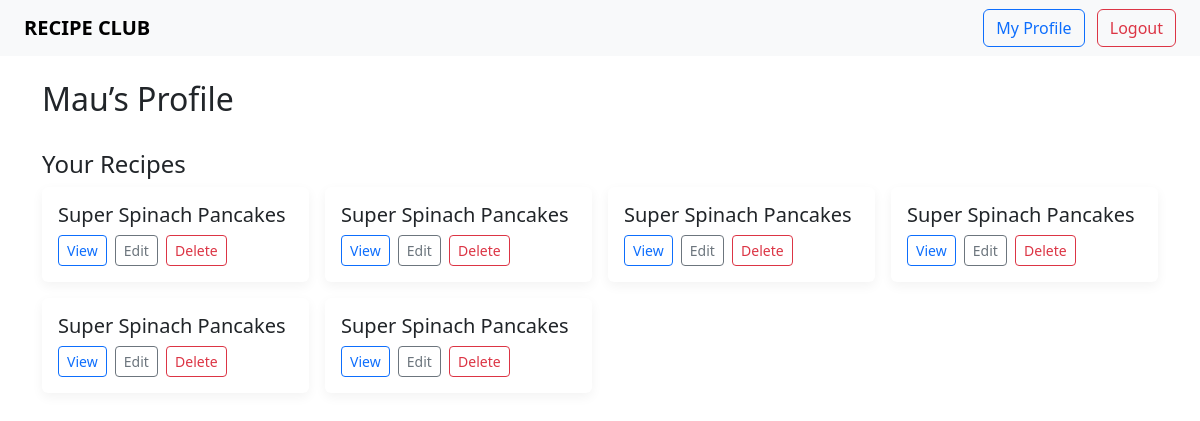
Page /profile (signed in) on the earlier database version.
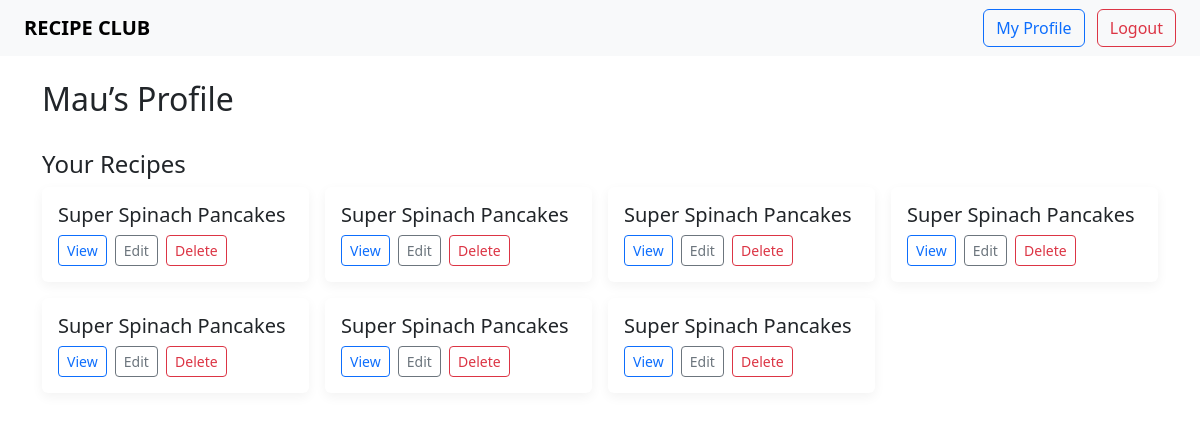
Same page on the later database version.
### models.py (models this page shows, shortened)
class Recipe(db.Model):
    __tablename__ = 'recipe'
    id           = db.Column(db.Integer,   primary_key=True)
    title        = db.Column(db.String(120), nullable=False)
    ingredients  = db.Column(db.Text,      nullable=False)
    instructions = db.Column(db.Text,      nullable=False)
    is_public    = db.Column(db.Boolean,   default=True)
    user_id      = db.Column(db.Integer,   db.ForeignKey("user.id"), nullable=False)
    image        = db.Column(db.String(512), nullable=True)
    user         = db.relationship(lambda: User, back_populates="recipes")
    favorited_by = db.relationship(
        lambda: User,
        secondary=favorites,
        back_populates="favorites",
        lazy='dynamic'
    )
    ratings      = db.relationship(lambda: Rating, back_populates="recipe", lazy=True)

### app.py (the view)
@app.route("/profile")
@login_required
def profile():
    user_recipes     = Recipe.query.filter_by(user_id=current_user.id).all()
    favorite_recipes = current_user.favorites.all()
    return render_template(
        "dashboard.html",
        recipes=user_recipes,
        favorites=favorite_recipes
    )

### app.py (called while the page is built)
@login_manager.user_loader
def load_user(user_id):
    return User.query.get(int(user_id))

### templates/dashboard.html (shortened to what this page needs)
<!DOCTYPE html>
<html lang="en">
<head>
  <link
    href="https://cdn.jsdelivr.net/npm/bootstrap@5.3.0/dist/css/bootstrap.min.css"
    rel="stylesheet"
  >
</head>
<body>
  <nav class="navbar navbar-light bg-light px-4">
    <a class="navbar-brand text-uppercase fw-bold" href="{{ url_for('home') }}">
      RECIPE CLUB
    </a>
    <div>
      <a href="{{ url_for('profile') }}" class="btn btn-outline-primary me-2">
        My Profile
      </a>
      <a href="{{ url_for('logout') }}" class="btn btn-outline-danger">
        Logout
      </a>
    </div>
  </nav>
  <div class="container mt-4">
    <div class="d-flex align-items-center mb-4">
      <h2>{{ current_user.username }}’s Profile</h2>
    </div>
    {% if recipes %}
      <h4>Your Recipes</h4>
      <div class="grid-container mb-5">
        {% for recipe in recipes %}
          <div class="card">
            <div class="card-body">
              <h5 class="card-title">{{ recipe.title }}</h5>
              <a href="{{ url_for('view_recipe', recipe_id=recipe.id) }}"
                 class="btn btn-sm btn-outline-primary me-1">View</a>
              <a href="{{ url_for('edit_recipe', recipe_id=recipe.id) }}"
                 class="btn btn-sm btn-outline-secondary me-1">Edit</a>
              <form action="{{ url_for('delete_recipe', recipe_id=recipe.id) }}"
                    method="post" style="display:inline;">
                <button type="submit" class="btn btn-sm btn-outline-danger">
                  Delete
                </button>
              </form>
            </div>
          </div>
        {% endfor %}
      </div>
    {% endif %}
  </div>
</body>
</html>

Differences in the rows shown:
added Recipe: title "Super Spinach Pancakes"
